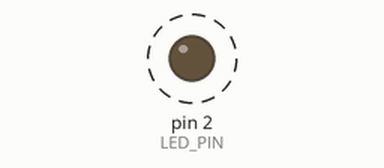
Bench run of a sketch on a simulated Arduino Uno, built with avr-gcc and run on an emulated ATmega328P. On the bench: output pins drawn as LEDs (lit = HIGH). Dashed ring = blinking. What the sketch prints to the serial monitor is not drawn.

Above: at 0.2 s.
Timing chart, 0 to 3.0 s (numbered marks = the images above):
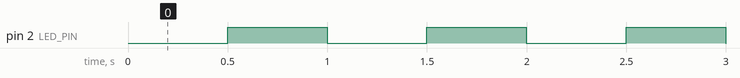

The sketch:

millis.ino
```cpp
// ___________________________________________
// ПУНКТ 2: Своя реализация функции millis()
// Используется Timer1 (16-битный)
// ___________________________________________

#define LED_PIN 2

volatile unsigned long my_millis_count = 0;
unsigned long previousMillis = 0;

void setup() {
  Serial.begin(9600);
  pinMode(LED_PIN, OUTPUT);
  setupTimer1_CustomMillis();
}

void loop() {
  unsigned long currentMillis = myMillis();

  if (currentMillis - previousMillis >= 500) {
    previousMillis = currentMillis;
    digitalWrite(LED_PIN, !digitalRead(LED_PIN));

    Serial.print("myMillis(): ");
    Serial.print(currentMillis);
    Serial.print(" | встроенный millis(): ");
    Serial.println(millis());
  }
}

void setupTimer1_CustomMillis() {
  cli(); // Отключаем прерывания

  TCCR1A = 0;
  TCCR1B = 0;
  TCNT1 = 0;

  TCCR1B |= (1 << WGM12);

  TCCR1B |= (1 << CS11) | (1 << CS10);

  // Расчет для 1 мс при частоте 16 МГц:
  // 16000000 / 64 / 1000 = 250 тиков на 1 мс
  // Счет с 0, поэтому: 250 - 1 = 249
  OCR1A = 249;

  TIMSK1 |= (1 << OCIE1A);

  sei();
}

ISR(TIMER1_COMPA_vect) {
  my_millis_count++;
}

unsigned long myMillis() {
  unsigned long m;
  uint8_t oldSREG = SREG;

  cli();
  m = my_millis_count;
  SREG = oldSREG;

  return m;
}
```

Measured:
- by itself, pin 2 (LED_PIN): alternates HIGH for 0.50 s and LOW for 0.50 s
